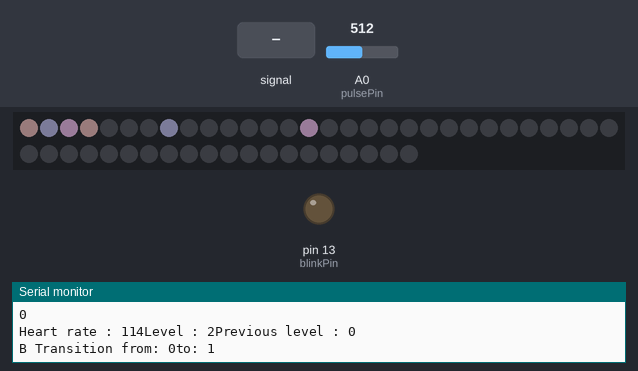
Bench run of a sketch on a simulated Arduino Uno, built with avr-gcc and run on an emulated ATmega328P. Shown: 50 RGB LEDs in strip order, left to right, continuing on the next row, output pins drawn as LEDs (lit = HIGH), the last lines printed to the serial monitor. Inputs (shaded band) come from the test bench; at power-on: A0 (pulsePin) = 512. Dim RGB values are drawn brighter than linear; random numbers use the default seed unless the sketch sets one.

Above: at 1.2 s.
1.3 s: A0 (pulsePin) fed a 2 Hz sine of ±306 counts around its level
At 1.67 s:
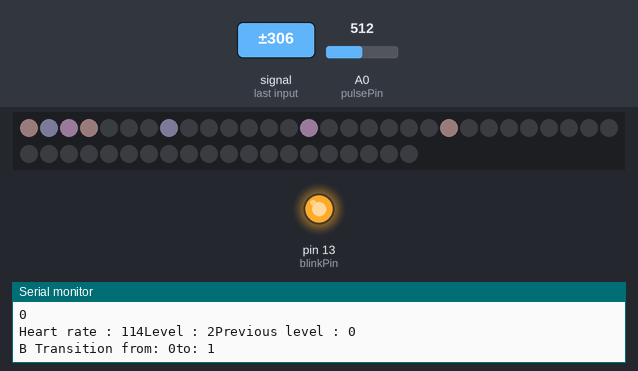
4.3 s: A0 (pulsePin) set to 525
7.3 s: A0 (pulsePin) fed a 200 Hz sine of ±81 counts around its level
At 7.83 s:
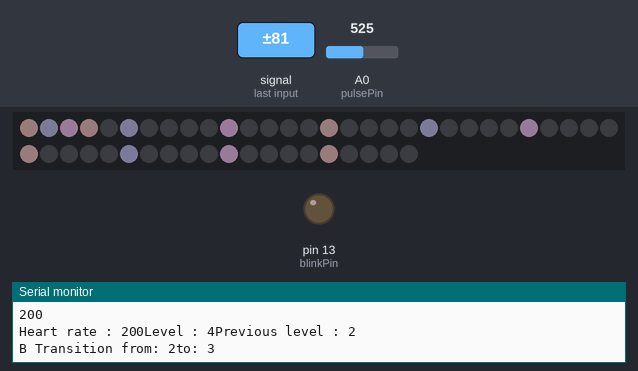
9.5 s: A0 (pulsePin) fed a 1000 Hz sine of ±255 counts around its level
At 26.1 s:
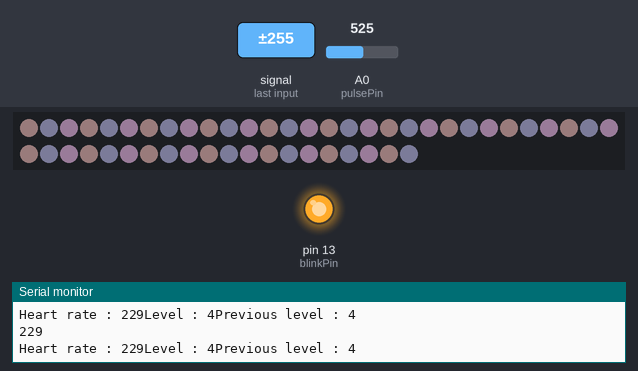
Timing chart, 0 to 26.8 s (numbered marks = the images above; inputs shaded):
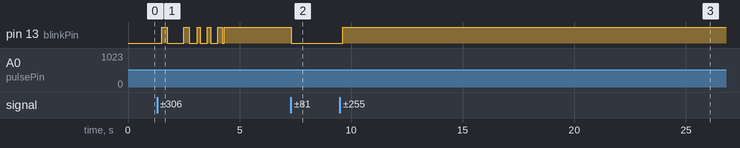

The sketch:

stars.ino
```cpp
#include <Adafruit_NeoPixel.h>


/*  Heart rate code based on Pulse Sensor Amped 1.4
    by Joel Murphy and Yury Gitman
    http://www.pulsesensor.com
    https://github.com/WorldFamousElectronics/PulseSensor_Amped_Arduino/blob/master/README.md
*/

//  Variables
int pulsePin = 0;                 // Pulse Sensor purple wire connected to analog pin 0
int blinkPin = 13;                // pin to blink led at each beat

// Volatile Variables, used in the interrupt service routine!
volatile int BPM;                   // int that holds raw Analog in 0. updated every 2mS
volatile int Signal;                // holds the incoming raw data
volatile int IBI = 600;             // int that holds the time interval between beats! Must be seeded!
volatile boolean Pulse = false;     // "True" when User's live heartbeat is detected. "False" when not a "live beat".
volatile boolean QS = false;        // becomes true when Arduoino finds a beat.

#define PIN 6
#define MAX_BPM 170
#define MIN_BPM 55
#define NUM_PIXELS 50
#define SENSOR_PIN A0

#define DELAY_DIM 10
#define DELAY_POST_DIM 200

int sensorValue;
int sensorMax;
int sensorMin;

Adafruit_NeoPixel strip = Adafruit_NeoPixel(50, PIN, NEO_GRB + NEO_KHZ800);

int * multiplicators = new int[5];
int heartRate;

int bpm;
int level = 0;
int currentLevel = 0;
int previousLevel = 0;

// Regards Serial OutPut  -- Set This Up to your needs
static boolean serialVisual = false;   // Set to 'false' by Default.  Re-set to 'true' to see Arduino Serial Monitor ASCII Visual Pulse

void setup() {
  pinMode(blinkPin, OUTPUT);        // pin that will blink to your heartbeat!
  Serial.begin(115200);             // we agree to talk fast!
  interruptSetup();                 // sets up to read Pulse Sensor signal every 2mS
  // IF YOU ARE POWERING The Pulse Sensor AT VOLTAGE LESS THAN THE BOARD VOLTAGE,
  // UN-COMMENT THE NEXT LINE AND APPLY THAT VOLTAGE TO THE A-REF PIN
  // analogReference(EXTERNAL);

  strip.begin();
  strip.show(); // Initialize all pixels to 'off'

  multiplicators[0] = 11;
  multiplicators[1] = 7;
  multiplicators[2] = 5;
  multiplicators[3] = 3;
  multiplicators[4] = 1;

  strip.begin();
  strip.setBrightness(25);
  strip.show(); // Initialize all pixels to 'off'

  setupBasicLevel(0);
}


//  Where the Magic Happens
void loop() {

  Serial.println(BPM);

  heartRate = BPM;
  if (heartRate == 0) {
    // No heart rate could be read. This could be because the heart rate disconnected
    // (or got ripped off during a part, true story !), we need to fall back to
    // something or our code will just be meh.
    heartRate = random(MIN_BPM, MAX_BPM);
  }
  level = ((heartRate - MIN_BPM) / ((float)MAX_BPM - MIN_BPM)) * 5;
  level = constrain(level, 0, 4);

  Serial.print("Heart rate : ");
  Serial.print(heartRate);
  Serial.print("Level : ");
  Serial.print(level);
  Serial.print("Previous level : ");
  Serial.println(previousLevel);

  if (level < previousLevel) {
    int startLevel = previousLevel;
    int endLevel = level;
    while (startLevel > endLevel) {
      Serial.print("A Transition from: ");
      Serial.print(startLevel);
      Serial.print("to: ");
      Serial.println(startLevel - 1);

      transitionFromTo(startLevel, startLevel - 1);
      startLevel--;
    }
  } else if (level > previousLevel) {
    int startLevel = previousLevel;
    int endLevel = level;

    while (startLevel < endLevel) {
      Serial.print("B Transition from: ");
      Serial.print(startLevel);
      Serial.print("to: ");
      Serial.println(startLevel + 1);

      transitionFromTo(startLevel, startLevel + 1);
      startLevel++;
    }
  }

  previousLevel = level;
}


void transitionFromTo(int fromLevel, int toLevel) {
  int ledOn = 0;
  int ledOff = 0;

  int i = 0;
  while (ledOn < NUM_PIXELS || ledOff < NUM_PIXELS) {
    ledOn = i * multiplicators[toLevel];
    ledOff = i * multiplicators[fromLevel];
    if (ledOn % multiplicators[fromLevel] > 0 && ledOn < NUM_PIXELS) {
      dimOn(i, toLevel, ledOn);
    } else if (ledOn % multiplicators[fromLevel] == 0) {
      fade(ledOn / fromLevel, i, ledOn);
    }
    if (ledOff % multiplicators[toLevel] > 0 && ledOff < NUM_PIXELS) {
      dimOff(i, fromLevel, ledOff);
    }
    i++;
  }
}

void setupBasicLevel(int level) {
  for (int i = 0 ; i < NUM_PIXELS / multiplicators[level] ; i++) {
    strip.setPixelColor(i, getColorForIndex(i));
  }
  strip.show();
}

void dimOn(int index, int level, int pixel) {
  uint32_t color = getColorForIndex(index);
  byte red = (color & 0xFF0000) >> 16;
  byte green = (color & 0xFF00) >> 8;
  byte blue = (color & 0xFF);

  int tempRed = 0;
  int tempBlue = 0;
  int tempGreen = 0;

  for (int i = 0 ; i < 10 ; i++) {
    tempRed += red / 10;
    tempGreen += green / 10;
    tempBlue += blue / 10;
    strip.setPixelColor(pixel, tempRed, tempGreen, tempBlue);
    strip.show();
    delay(DELAY_DIM);
  }

  strip.setPixelColor(pixel, red, green, blue);
  strip.show();

  delay(200 / level + 1);
}

uint32_t getColorForIndex(int index) {
  int red;
  int green;
  int blue;

  switch (index % 3) {
    case 0:
      red = 200;
      green = 255;
      blue = 200;
      break;
    case 1:
      red = 200;
      green = 200;
      blue = 255;
      break;
    case 2:
      red = 200;
      green = 255;
      blue = 255;
      break;
  }

  return strip.Color(green, red, blue, 0);
}

void dimOff(int index, int level, int pixel) {
  uint32_t color = getColorForIndex(index);
  byte red = (color & 0xFF0000) >> 16;
  byte green = (color & 0xFF00) >> 8;
  byte blue = (color & 0xFF);

  int tempRed = red;
  int tempBlue = blue;
  int tempGreen = green;

  for (int i = 0 ; i < 10 ; i++) {
    tempRed -= red / 10;
    tempGreen -= green / 10;
    tempBlue -= blue / 10;
    strip.setPixelColor(pixel, tempRed, tempGreen, tempBlue);
    strip.show();
    delay(DELAY_DIM);
  }

  strip.setPixelColor(pixel, 0, 0, 0);
  strip.show();

  delay(200 / level + 1);
}

void fade(int fromIndex, int toIndex, int pixel) {
  uint32_t color1 = getColorForIndex(fromIndex);
  uint32_t color2 = getColorForIndex(toIndex);

  byte red1 = (color1 & 0xFF0000) >> 16;
  byte green1 = (color1 & 0xFF00) >> 8;
  byte blue1 = (color1 & 0xFF);
  byte red2 = (color2 & 0xFF0000) >> 16;
  byte green2 = (color2 & 0xFF00) >> 8;
  byte blue2 = (color2 & 0xFF);

  int tempRed = red1;
  int tempGreen = green1;
  int tempBlue = blue1;

  for (int i = 0 ; i < 50 ; i++) {
    strip.setPixelColor(pixel, tempRed, tempGreen, tempBlue);
    strip.show();
    delay(5);

    tempRed += (red2 - red1) / (float)red1;
    tempGreen += (red2 - red1) / (float)red1;
    tempBlue += (red2 - red1) / (float)red1;
  }

  strip.setPixelColor(pixel, red2, green2, blue2);

  delay(20);
}
```

Interrupt.ino
```cpp
// Source : http://pulsesensor.com/pages/pulse-sensor-amped-arduino-v1dot1

volatile int rate[10];                    // array to hold last ten IBI values
volatile unsigned long sampleCounter = 0;          // used to determine pulse timing
volatile unsigned long lastBeatTime = 0;           // used to find IBI
volatile int P =512;                      // used to find peak in pulse wave, seeded
volatile int T = 512;                     // used to find trough in pulse wave, seeded
volatile int thresh = 525;                // used to find instant moment of heart beat, seeded
volatile int amp = 100;                   // used to hold amplitude of pulse waveform, seeded
volatile boolean firstBeat = true;        // used to seed rate array so we startup with reasonable BPM
volatile boolean secondBeat = false;      // used to seed rate array so we startup with reasonable BPM


void interruptSetup(){
  // Initializes Timer2 to throw an interrupt every 2mS.
  TCCR2A = 0x02;     // DISABLE PWM ON DIGITAL PINS 3 AND 11, AND GO INTO CTC MODE
  TCCR2B = 0x06;     // DON'T FORCE COMPARE, 256 PRESCALER
  OCR2A = 0X7C;      // SET THE TOP OF THE COUNT TO 124 FOR 500Hz SAMPLE RATE
  TIMSK2 = 0x02;     // ENABLE INTERRUPT ON MATCH BETWEEN TIMER2 AND OCR2A
  sei();             // MAKE SURE GLOBAL INTERRUPTS ARE ENABLED
}


// THIS IS THE TIMER 2 INTERRUPT SERVICE ROUTINE.
// Timer 2 makes sure that we take a reading every 2 miliseconds
ISR(TIMER2_COMPA_vect){                         // triggered when Timer2 counts to 124
  cli();                                      // disable interrupts while we do this
  Signal = analogRead(pulsePin);              // read the Pulse Sensor
  sampleCounter += 2;                         // keep track of the time in mS with this variable
  int N = sampleCounter - lastBeatTime;       // monitor the time since the last beat to avoid noise

    //  find the peak and trough of the pulse wave
  if(Signal < thresh && N > (IBI/5)*3){       // avoid dichrotic noise by waiting 3/5 of last IBI
    if (Signal < T){                        // T is the trough
      T = Signal;                         // keep track of lowest point in pulse wave
    }
  }

  if(Signal > thresh && Signal > P){          // thresh condition helps avoid noise
    P = Signal;                             // P is the peak
  }                                        // keep track of highest point in pulse wave

  //  NOW IT'S TIME TO LOOK FOR THE HEART BEAT
  // signal surges up in value every time there is a pulse
  if (N > 250){                                   // avoid high frequency noise
    if ( (Signal > thresh) && (Pulse == false) && (N > (IBI/5)*3) ){
      Pulse = true;                               // set the Pulse flag when we think there is a pulse
      digitalWrite(blinkPin,HIGH);                // turn on pin 13 LED
      IBI = sampleCounter - lastBeatTime;         // measure time between beats in mS
      lastBeatTime = sampleCounter;               // keep track of time for next pulse

      if(secondBeat){                        // if this is the second beat, if secondBeat == TRUE
        secondBeat = false;                  // clear secondBeat flag
        for(int i=0; i<=9; i++){             // seed the running total to get a realisitic BPM at startup
          rate[i] = IBI;
        }
      }

      if(firstBeat){                         // if it's the first time we found a beat, if firstBeat == TRUE
        firstBeat = false;                   // clear firstBeat flag
        secondBeat = true;                   // set the second beat flag
        sei();                               // enable interrupts again
        return;                              // IBI value is unreliable so discard it
      }


      // keep a running total of the last 10 IBI values
      word runningTotal = 0;                  // clear the runningTotal variable

      for(int i=0; i<=8; i++){                // shift data in the rate array
        rate[i] = rate[i+1];                  // and drop the oldest IBI value
        runningTotal += rate[i];              // add up the 9 oldest IBI values
      }

      rate[9] = IBI;                          // add the latest IBI to the rate array
      runningTotal += rate[9];                // add the latest IBI to runningTotal
      runningTotal /= 10;                     // average the last 10 IBI values
      BPM = 60000/runningTotal;               // how many beats can fit into a minute? that's BPM!
      QS = true;                              // set Quantified Self flag
      // QS FLAG IS NOT CLEARED INSIDE THIS ISR
    }
  }

  if (Signal < thresh && Pulse == true){   // when the values are going down, the beat is over
    digitalWrite(blinkPin,LOW);            // turn off pin 13 LED
    Pulse = false;                         // reset the Pulse flag so we can do it again
    amp = P - T;                           // get amplitude of the pulse wave
    thresh = amp/2 + T;                    // set thresh at 50% of the amplitude
    P = thresh;                            // reset these for next time
    T = thresh;
  }

  if (N > 2500){                           // if 2.5 seconds go by without a beat
    thresh = 512;                          // set thresh default
    P = 512;                               // set P default
    T = 512;                               // set T default
    lastBeatTime = sampleCounter;          // bring the lastBeatTime up to date
    firstBeat = true;                      // set these to avoid noise
    secondBeat = false;                    // when we get the heartbeat back
  }

  sei();                                   // enable interrupts when youre done!
}// end isr
```

Source omitted: Timer_Interrupt_Notes.ino (7678 bytes)

Measured:
- after the input at 1.3 s, pin 13 (blinkPin): LOW → HIGH after 0.20 s, → LOW 0.24 s later, → HIGH 0.75 s later, → LOW 0.25 s later, … (10 changes in this stretch)
- after the input at 7.3 s, pin 13 (blinkPin): HIGH → LOW at once
- after the input at 9.5 s, pin 13 (blinkPin): LOW → HIGH after 0.13 s
